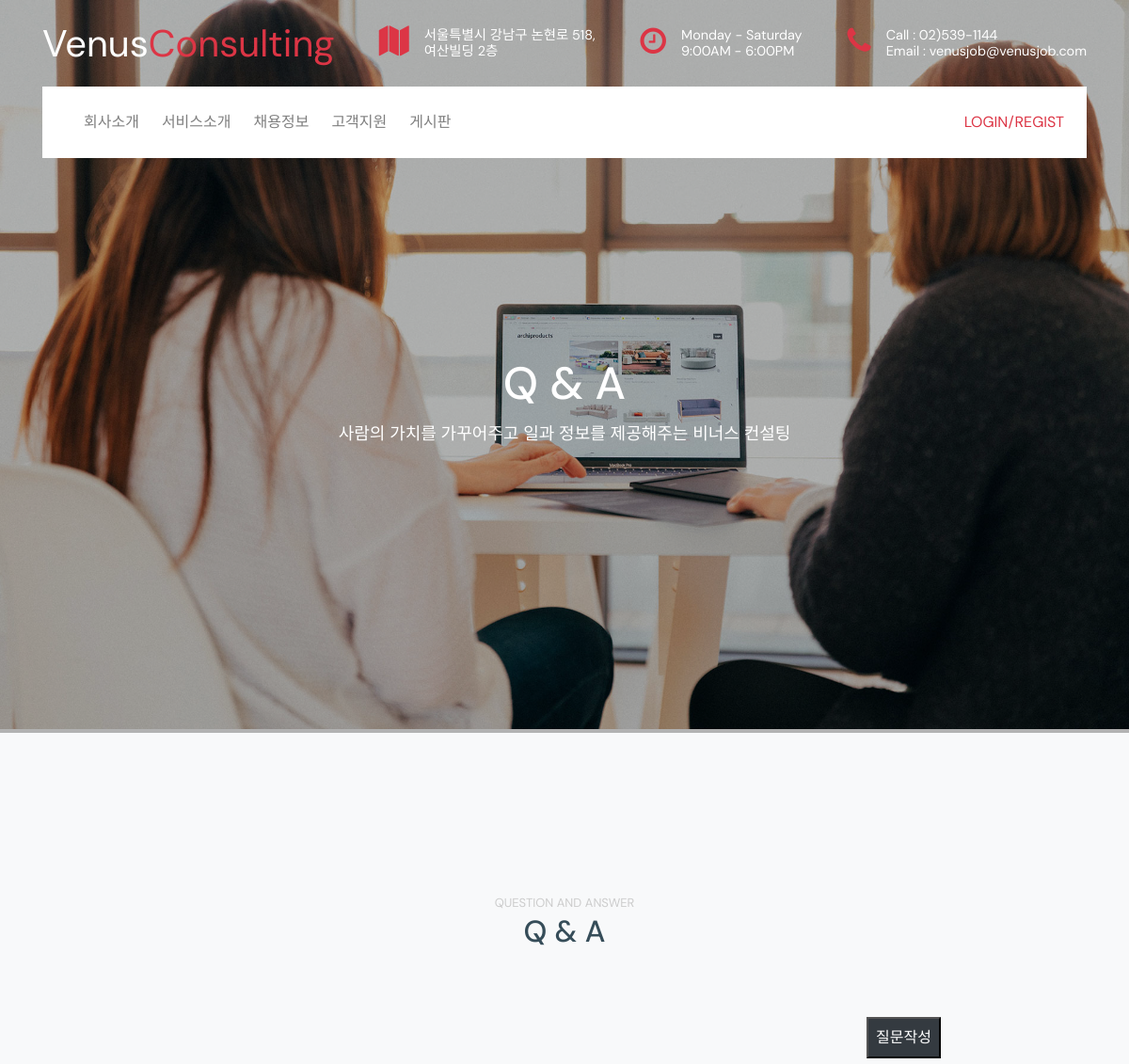
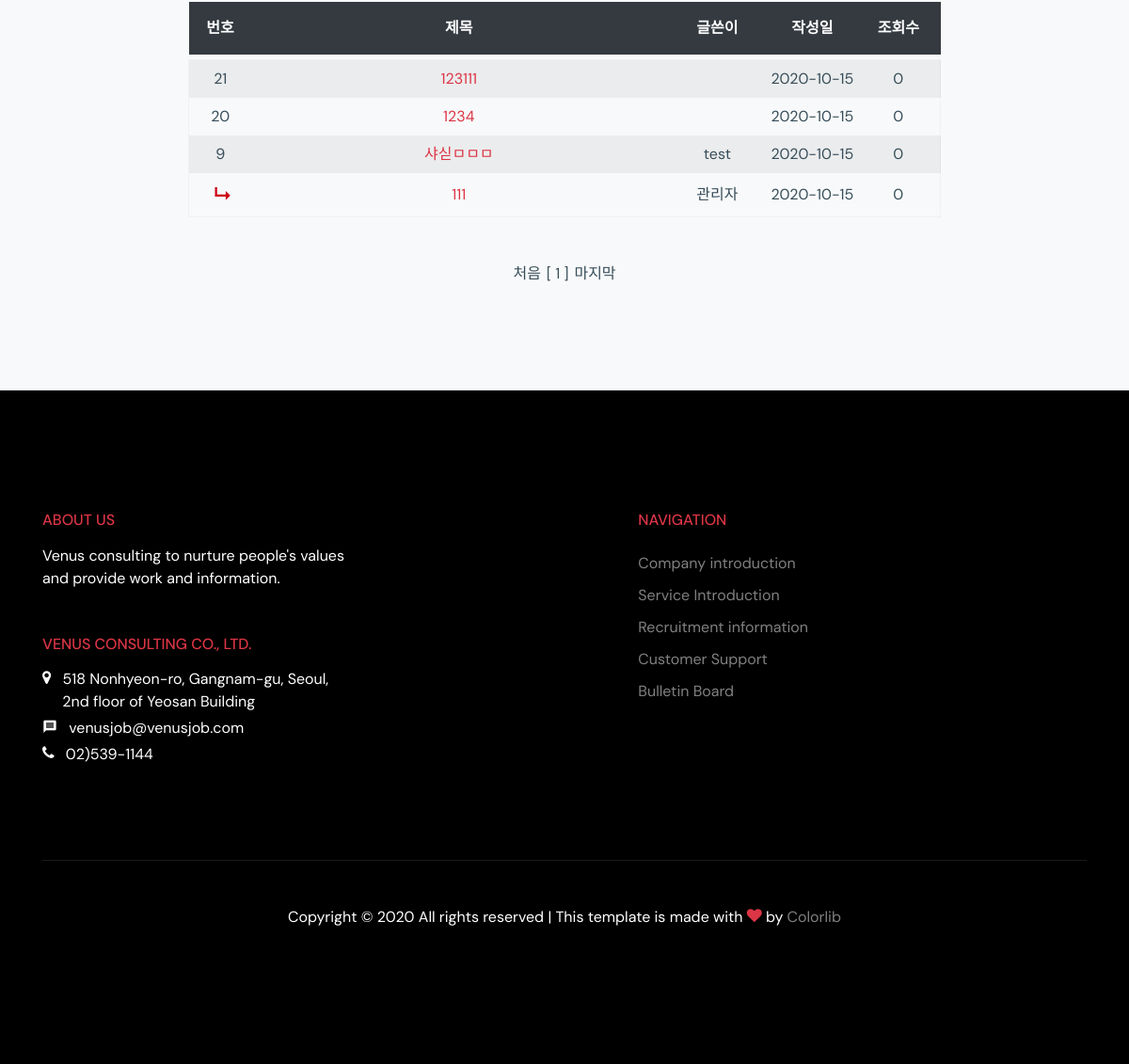
/qna_board.php, run on the app's committed database (2 pictures, top to bottom).
### tables this page shows
CREATE TABLE IF NOT EXISTS `qna` (
  `qnaNum` int(10) NOT NULL AUTO_INCREMENT,
  `userId` varchar(502) DEFAULT NULL,
  `title` varchar(255) NOT NULL,
  `content` text NOT NULL,
  `hit` int(10) NOT NULL,
  `date` date NOT NULL,
  `file` varchar(255) DEFAULT NULL,
  `answerCheck` varchar(10) NOT NULL,
  PRIMARY KEY (`qnaNum`),
  KEY `FK_qna_member` (`userId`),
  CONSTRAINT `FK_qna_member` FOREIGN KEY (`userId`) REFERENCES `member` (`memberId`)
);

CREATE TABLE IF NOT EXISTS `qna_answer` (
  `idx` int(11) NOT NULL AUTO_INCREMENT,
  `qna_num` int(11) NOT NULL,
  `manager` varchar(255) NOT NULL,
  `title` varchar(255) NOT NULL,
  `content` text NOT NULL,
  `hit` int(11) NOT NULL,
  `date` date NOT NULL,
  `file` varchar(255) DEFAULT NULL,
  PRIMARY KEY (`idx`),
  KEY `FK_qna_answer_qna` (`qna_num`),
  CONSTRAINT `FK_qna_answer_qna` FOREIGN KEY (`qna_num`) REFERENCES `qna` (`qnaNum`) ON DELETE CASCADE
);

### db/jhDbcon.php (called while the page is built, shortened)
<?php
$maria_connect = mysqli_connect('localhost', 'sstyler7', 'hyukfamilly1!!', 'sstyler7');
$maria_connect -> set_charset("utf8");
function mq($sql){
  global $maria_connect;
  return $maria_connect->query($sql);
}

### qna_board.php (the view, shortened to what this page needs)
<?php
    include_once('header.php');
    include_once('db/jhDbcon.php');
?>
       <div class="ftco-blocks-cover-1">
            <div class="site-section-cover overlay " data-stellar-background-ratio="0.5 " style="background-image: url('static/img/hero_1.jpg') ">
                <div class="container ">
                    <div class="row align-items-center justify-content-center text-center ">
                        <div class="col-md-8 mt-5 pt-5 ">
                            <h1 class="mb-3 ">Q & A</h1>
                            <p>사람의 가치를 가꾸어주고 일과 정보를 제공해주는 비너스 컨설팅</p>
                        </div>
                    </div>
                </div>
            </div>
        </div>
        <div class="site-section bg-light text-center">
            <div>
                <div class="row justify-content-center mt-2 mb-5">
                    <div id="news" class="col-md-8 mt-5 text-center heading-section ftco-animate fadeInUp ftco-animated">
                        <span class="subtitle">question and answer</span>
                        <h2 class="mb-4">Q & A</h2>
                    </div>
                </div>
                <div  class="col-md-10 text-right mb-2 p-0">
                    <button class="bg-dark text-white p-2" onclick="location.href='./qna_write.php'">질문작성</button>
                </div>
                <table class="col-md-8 text-center table-striped m-auto">
                    <thead>
                        <tr class="bg-dark text-white">
                            <th width="70" class="p-3">번호</th>
                            <th width="500">제목</th>
                            <th width="120">글쓴이</th>
                            <th width="100">작성일</th>
                            <th width="100">조회수</th>
                        </tr>
                        <tr>
                            <th style="font-size:2px">&nbsp;</th>
                        </tr>
                    </thead>
                    <?php
                        if(isset($_GET['page'])){
                            $page = $_GET['page'];
                        }else{
                            $page = 1;
                        }
                        $sql = mq("select * from qna");
                        $row_num = mysqli_num_rows($sql);
                        $list = 10;
                        $block_ct = 5;
                        $block_num = ceil($page/$block_ct);
                        $block_start = (($block_num - 1) * $block_ct) + 1;
                        $block_end = $block_start + $block_ct - 1;
                        $total_page = ceil($row_num / $list);
                        if($block_end > $total_page)$block_end = $total_page;
                        $start_num = ($page-1) * $list;
                    ?>
                    <tbody style="border:1px solid #00000008">
                        <?php
                            $sql = mq("select * from qna order by qnaNum desc limit $start_num, $list");
                                    while($board = $sql->fetch_array())
                                    {
                                        $title=$board["title"];
                                        $num=$board["qnaNum"];
                                        echo "<tr>";
                                        echo "<td class='p-2'>".$num."</td>";
                                        echo "<td><a href='./qna_read.php?num=".$num."'>".$title."</a></td>";
                                        echo "<td>".$board['userId']."</td>";
                                        echo "<td>".$board['date']." </td>";
                                        echo "<td>".$board['hit']." </td>";
                                        echo "</tr>";
                                        if($board['answerCheck']=='Y'){
                                            $sql1 = mq("select * from qna_answer where qna_num='".$num."'");
                                            $answer = $sql1->fetch_array();
                                            echo "<tr>";
                                            echo "<td class='p-2' style='color:#CD0316; font-weight:700; font-size:20px;'>&nbsp;↳</td>";
                                            echo "<td><a href='./qna_answer_read.php?num=".$answer['qna_num']."'>".$answer['title']."</a></td>";
                                            echo "<td>관리자</td>";
                                            echo "<td>".$answer['date']." </td>";
                                            echo "<td>".$answer['hit']." </td>";
                                            echo "</tr>";
                                        }
                                    }
                        ?>
                    </tbody>
                </table>
                <div id="page" class='mt-5'>
                    <ul class="col-md-8 text-center m-auto p-auto">
                        <?php
                            if($page <= 1){
                                echo "<li>처음</li>";
                            }else{
                                echo "<li><a href='?page=1'>처음</a></li>";
                            }
                            for($i=$block_start; $i<=$block_end; $i++){
                                if($page == $i){
                                echo "<li>[ $i ]</li>";
                                }else{
                                echo "<li><a href='?page=$i'>[ $i ]</a></li>";
                                }
                            }
                            if($page >= $total_page){
                                echo "<li>마지막</li>";
                            }else{
                                echo "<li><a href='?page=$total_page'>마지막</a></li>";
                            }
                        ?>
                    </ul>
                </div>
            </div>
        </div>
<?php
    include_once('footer.php');
?>

### static/css/origin/style.css (style rules this page uses)
html { overflow-x: hidden; }
body { line-height: 1.7; color: #364d59 !important; font-weight: 300; font-size: 1rem; }
a { -webkit-transition: .3s all ease; -o-transition: .3s all ease; transition: .3s all ease; text-decoration: none; }
h1, h2, h3, h4, h5, .h1, .h2, .h3, .h4, .h5 { font-weight: 300; color: #364d59; }
.site-section { padding: 2.5em 0; }
@media (min-width: 768px) { .site-section { padding: 5em 0; } }
.site-section-cover { position: relative; background-size: cover; background-repeat: no-repeat; background-position: center center; }
.site-section-cover, .site-section-cover .container { position: relative; z-index: 2; }
.site-section-cover, .site-section-cover .container>.row { padding: 9rem 0; }
.site-section-cover.overlay { position: relative; }
.site-section-cover.overlay:before { position: absolute; content: ""; top: 0; left: 0; right: 0; bottom: 0; background: rgba(0, 0, 0, 0.3); z-index: 1; }
.site-section-cover h1 { font-size: 3rem; color: #fff; line-height: 1; }
.site-section-cover p { font-size: 18px; color: #fff; }
.site-section { padding: 7rem 0; }
.bg-light { background-color: #f6f5f5 !important; }
.subtitle { font-size: 13px; text-transform: uppercase; color: #ccc; }
html { font-family: "Noto Sans KR", sans-serif; }
body, ul, li { margin: 0; padding: 0; list-style: none; }
a { color: inherit; text-decoration: none; }
.row::after { content: ""; display: block; clear: both; }

### qna_board.php (style rules this page uses)
#page ul li { display:inline-block; zoom:1; display:inline; padding:3px; }

### data on the page
qna: qnaNum "21", title "123111", date "2020-10-15", hit "0"
qna: qnaNum "20", title "1234", date "2020-10-15", hit "0"
qna: qnaNum "9", title "샤싣ㅁㅁㅁ", userId "test", date "2020-10-15", hit "0", qna_answer.title "111", qna_answer.date "2020-10-15", qna_answer.hit "0"
